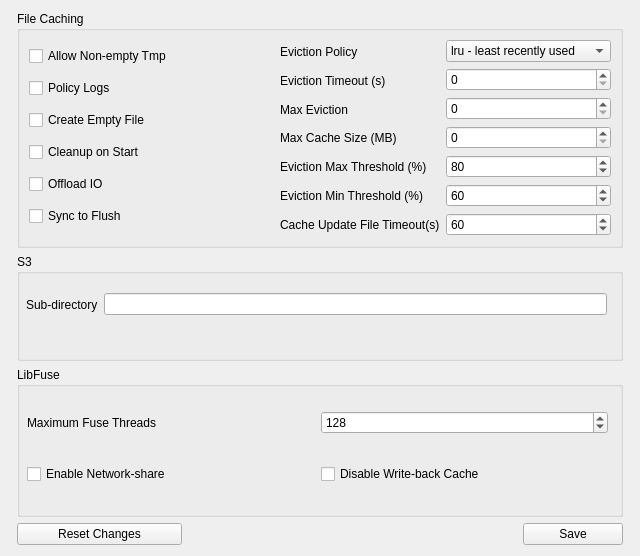
<?xml version="1.0" encoding="UTF-8"?>
<ui version="4.0">
 <class>Form</class>
 <widget class="QWidget" name="Form">
  <property name="geometry">
   <rect>
    <x>0</x>
    <y>0</y>
    <width>640</width>
    <height>556</height>
   </rect>
  </property>
  <property name="windowTitle">
   <string>Form</string>
  </property>
  <layout class="QGridLayout" name="gridLayout">
   <item row="7" column="0">
    <widget class="QPushButton" name="button_resetDefaultSettings">
     <property name="enabled">
      <bool>true</bool>
     </property>
     <property name="maximumSize">
      <size>
       <width>165</width>
       <height>16777215</height>
      </size>
     </property>
     <property name="toolTip">
      <string>&lt;html&gt;&lt;head/&gt;&lt;body&gt;&lt;p&gt;Reset to previous settings - does not take effect until changes are saved&lt;/p&gt;&lt;/body&gt;&lt;/html&gt;</string>
     </property>
     <property name="layoutDirection">
      <enum>Qt::LeftToRight</enum>
     </property>
     <property name="text">
      <string>Reset Changes</string>
     </property>
     <property name="default">
      <bool>false</bool>
     </property>
    </widget>
   </item>
   <item row="7" column="1">
    <widget class="QPushButton" name="button_okay">
     <property name="maximumSize">
      <size>
       <width>100</width>
       <height>16777215</height>
      </size>
     </property>
     <property name="layoutDirection">
      <enum>Qt::RightToLeft</enum>
     </property>
     <property name="text">
      <string>Save</string>
     </property>
    </widget>
   </item>
   <item row="2" column="0" colspan="2">
    <widget class="QGroupBox" name="groupBox">
     <property name="minimumSize">
      <size>
       <width>275</width>
       <height>80</height>
      </size>
     </property>
     <property name="title">
      <string>S3</string>
     </property>
     <property name="flat">
      <bool>false</bool>
     </property>
     <widget class="QWidget" name="horizontalLayoutWidget">
      <property name="geometry">
       <rect>
        <x>9</x>
        <y>30</y>
        <width>581</width>
        <height>41</height>
       </rect>
      </property>
      <layout class="QHBoxLayout" name="horizontalLayout">
       <item>
        <widget class="QLabel" name="label">
         <property name="toolTip">
          <string>&lt;html&gt;&lt;head/&gt;&lt;body&gt;&lt;p&gt;The name of the subdirectory to be mounted instead of the whole bucket&lt;/p&gt;&lt;/body&gt;&lt;/html&gt;</string>
         </property>
         <property name="text">
          <string>Sub-directory</string>
         </property>
        </widget>
       </item>
       <item>
        <widget class="QLineEdit" name="lineEdit_subdirectory"/>
       </item>
      </layout>
     </widget>
    </widget>
   </item>
   <item row="1" column="0" colspan="2">
    <widget class="QGroupBox" name="groupbox_fileCache">
     <property name="enabled">
      <bool>true</bool>
     </property>
     <property name="sizePolicy">
      <sizepolicy hsizetype="Preferred" vsizetype="Preferred">
       <horstretch>0</horstretch>
       <verstretch>0</verstretch>
      </sizepolicy>
     </property>
     <property name="font">
      <font>
       <kerning>true</kerning>
      </font>
     </property>
     <property name="acceptDrops">
      <bool>false</bool>
     </property>
     <property name="autoFillBackground">
      <bool>false</bool>
     </property>
     <property name="title">
      <string>File Caching</string>
     </property>
     <layout class="QGridLayout" name="gridLayout_2">
      <item row="0" column="0">
       <layout class="QVBoxLayout" name="verticalLayout_9">
        <item>
         <widget class="QCheckBox" name="checkBox_fileCache_allowNonEmptyTmp">
          <property name="toolTip">
           <string>&lt;html&gt;&lt;head/&gt;&lt;body&gt;&lt;p&gt;Allow a non-empty temp directory at startup&lt;/p&gt;&lt;/body&gt;&lt;/html&gt;</string>
          </property>
          <property name="text">
           <string>Allow Non-empty Tmp</string>
          </property>
         </widget>
        </item>
        <item>
         <widget class="QCheckBox" name="checkBox_fileCache_policyLogs">
          <property name="toolTip">
           <string>&lt;html&gt;&lt;head/&gt;&lt;body&gt;&lt;p&gt;Generate eviction policy logs showing which files will expire soon&lt;/p&gt;&lt;/body&gt;&lt;/html&gt;</string>
          </property>
          <property name="text">
           <string>Policy Logs</string>
          </property>
         </widget>
        </item>
        <item>
         <widget class="QCheckBox" name="checkBox_fileCache_createEmptyFile">
          <property name="toolTip">
           <string>&lt;html&gt;&lt;head/&gt;&lt;body&gt;&lt;p&gt;Create an empty file on the container when create call is received from the kernel&lt;/p&gt;&lt;/body&gt;&lt;/html&gt;</string>
          </property>
          <property name="text">
           <string>Create Empty File</string>
          </property>
         </widget>
        </item>
        <item>
         <widget class="QCheckBox" name="checkBox_fileCache_cleanupStart">
          <property name="toolTip">
           <string>&lt;html&gt;&lt;head/&gt;&lt;body&gt;&lt;p&gt;Clean the temp directory on startup if it is not empty already&lt;/p&gt;&lt;/body&gt;&lt;/html&gt;</string>
          </property>
          <property name="text">
           <string>Cleanup on Start</string>
          </property>
         </widget>
        </item>
        <item>
         <widget class="QCheckBox" name="checkBox_fileCache_offloadIO">
          <property name="toolTip">
           <string>&lt;html&gt;&lt;head/&gt;&lt;body&gt;&lt;p&gt;By default, the libfuse component will service reads/writes to files for better performance. Check the box to make the file-cache component service read/write calls as well.&lt;/p&gt;&lt;/body&gt;&lt;/html&gt;</string>
          </property>
          <property name="text">
           <string>Offload IO</string>
          </property>
         </widget>
        </item>
        <item>
         <widget class="QCheckBox" name="checkBox_fileCache_syncToFlush">
          <property name="toolTip">
           <string>&lt;html&gt;&lt;head/&gt;&lt;body&gt;&lt;p&gt;Sync call to a file will force upload of the contents to the storage account&lt;/p&gt;&lt;/body&gt;&lt;/html&gt;</string>
          </property>
          <property name="text">
           <string>Sync to Flush</string>
          </property>
         </widget>
        </item>
       </layout>
      </item>
      <item row="0" column="1">
       <layout class="QHBoxLayout" name="horizontalLayout_7">
        <item>
         <layout class="QVBoxLayout" name="verticalLayout_8">
          <item>
           <widget class="QLabel" name="label_14">
            <property name="toolTip">
             <string>&lt;html&gt;&lt;head/&gt;&lt;body&gt;&lt;p&gt;Eviction policy to be engaged for cache eviction:&lt;/p&gt;&lt;p&gt;LRU = Clear the &lt;span style=&quot; text-decoration: underline;&quot;&gt;L&lt;/span&gt;east &lt;span style=&quot; text-decoration: underline;&quot;&gt;R&lt;/span&gt;ecently &lt;span style=&quot; text-decoration: underline;&quot;&gt;U&lt;/span&gt;sed file next&lt;/p&gt;&lt;p&gt;LFU = Cear the &lt;span style=&quot; text-decoration: underline;&quot;&gt;L&lt;/span&gt;east &lt;span style=&quot; text-decoration: underline;&quot;&gt;F&lt;/span&gt;requently &lt;span style=&quot; text-decoration: underline;&quot;&gt;U&lt;/span&gt;sed file next&lt;/p&gt;&lt;/body&gt;&lt;/html&gt;</string>
            </property>
            <property name="text">
             <string>Eviction Policy</string>
            </property>
           </widget>
          </item>
          <item>
           <widget class="QLabel" name="label_15">
            <property name="toolTip">
             <string>&lt;html&gt;&lt;head/&gt;&lt;body&gt;&lt;p&gt;The amount of time (seconds) set to for eviction in the cache &lt;/p&gt;&lt;/body&gt;&lt;/html&gt;</string>
            </property>
            <property name="text">
             <string>Eviction Timeout (s)</string>
            </property>
           </widget>
          </item>
          <item>
           <widget class="QLabel" name="label_16">
            <property name="toolTip">
             <string>&lt;html&gt;&lt;head/&gt;&lt;body&gt;&lt;p&gt;The number of files that can be evicted at once - default 5,000&lt;/p&gt;&lt;/body&gt;&lt;/html&gt;</string>
            </property>
            <property name="text">
             <string>Max Eviction</string>
            </property>
           </widget>
          </item>
          <item>
           <widget class="QLabel" name="label_17">
            <property name="toolTip">
             <string>&lt;html&gt;&lt;head/&gt;&lt;body&gt;&lt;p&gt;The maximum cache size allowed in MB - set to zero for unlimited&lt;/p&gt;&lt;/body&gt;&lt;/html&gt;</string>
            </property>
            <property name="text">
             <string>Max Cache Size (MB)</string>
            </property>
           </widget>
          </item>
          <item>
           <widget class="QLabel" name="label_18">
            <property name="toolTip">
             <string>&lt;html&gt;&lt;head/&gt;&lt;body&gt;&lt;p&gt;The percentage of disk space consumed when the eviction is triggers. This parameter overrides the eviction timeout parameter and cached files will be removed even if they have not expired. &lt;/p&gt;&lt;/body&gt;&lt;/html&gt;</string>
            </property>
            <property name="text">
             <string>Eviction Max Threshold (%)</string>
            </property>
           </widget>
          </item>
          <item>
           <widget class="QLabel" name="label_19">
            <property name="toolTip">
             <string>&lt;html&gt;&lt;head/&gt;&lt;body&gt;&lt;p&gt;The percentage of disk space consumed which triggers the eviction to STOP evicting files when previously triggered by the high-threshold setting.&lt;/p&gt;&lt;/body&gt;&lt;/html&gt;</string>
            </property>
            <property name="text">
             <string>Eviction Min Threshold (%)</string>
            </property>
           </widget>
          </item>
          <item>
           <widget class="QLabel" name="label_3">
            <property name="toolTip">
             <string>&lt;html&gt;&lt;head/&gt;&lt;body&gt;&lt;p&gt;The time (in seconds) between checks to see if a file in the local cache is up to date with the container's latest copy. &lt;/p&gt;&lt;/body&gt;&lt;/html&gt;</string>
            </property>
            <property name="text">
             <string>Cache Update File Timeout(s)</string>
            </property>
           </widget>
          </item>
         </layout>
        </item>
        <item>
         <layout class="QVBoxLayout" name="verticalLayout_7">
          <item>
           <widget class="QComboBox" name="dropDown_fileCache_evictionPolicy">
            <item>
             <property name="text">
              <string>lru - least recently used</string>
             </property>
            </item>
            <item>
             <property name="text">
              <string>lfu - least frequently used</string>
             </property>
            </item>
           </widget>
          </item>
          <item>
           <widget class="QSpinBox" name="spinBox_fileCache_evictionTimeout">
            <property name="maximum">
             <number>1000000</number>
            </property>
            <property name="singleStep">
             <number>10</number>
            </property>
           </widget>
          </item>
          <item>
           <widget class="QSpinBox" name="spinBox_fileCache_maxEviction">
            <property name="maximum">
             <number>1000000</number>
            </property>
            <property name="singleStep">
             <number>20</number>
            </property>
            <property name="value">
             <number>0</number>
            </property>
           </widget>
          </item>
          <item>
           <widget class="QSpinBox" name="spinBox_fileCache_maxCacheSize">
            <property name="maximum">
             <number>1000000</number>
            </property>
            <property name="singleStep">
             <number>100</number>
            </property>
           </widget>
          </item>
          <item>
           <widget class="QSpinBox" name="spinBox_fileCache_evictMaxThresh">
            <property name="maximum">
             <number>3000</number>
            </property>
            <property name="singleStep">
             <number>5</number>
            </property>
            <property name="value">
             <number>80</number>
            </property>
           </widget>
          </item>
          <item>
           <widget class="QSpinBox" name="spinBox_fileCache_evictMinThresh">
            <property name="maximum">
             <number>3000</number>
            </property>
            <property name="singleStep">
             <number>5</number>
            </property>
            <property name="value">
             <number>60</number>
            </property>
           </widget>
          </item>
          <item>
           <widget class="QSpinBox" name="spinBox_fileCache_refreshSec">
            <property name="maximum">
             <number>4000</number>
            </property>
            <property name="singleStep">
             <number>20</number>
            </property>
            <property name="value">
             <number>60</number>
            </property>
           </widget>
          </item>
         </layout>
        </item>
       </layout>
      </item>
     </layout>
    </widget>
   </item>
   <item row="3" column="0" colspan="2">
    <widget class="QGroupBox" name="groupBox_2">
     <property name="minimumSize">
      <size>
       <width>600</width>
       <height>150</height>
      </size>
     </property>
     <property name="title">
      <string>LibFuse</string>
     </property>
     <widget class="QWidget" name="verticalLayoutWidget">
      <property name="geometry">
       <rect>
        <x>10</x>
        <y>20</y>
        <width>581</width>
        <height>121</height>
       </rect>
      </property>
      <layout class="QVBoxLayout" name="verticalLayout">
       <item>
        <layout class="QHBoxLayout" name="horizontalLayout_2">
         <item>
          <widget class="QLabel" name="label_2">
           <property name="toolTip">
            <string>&lt;html&gt;&lt;head/&gt;&lt;body&gt;&lt;p&gt;The number of threads allowed at the libfuse layer for highly parallel operations&lt;/p&gt;&lt;/body&gt;&lt;/html&gt;</string>
           </property>
           <property name="text">
            <string>Maximum Fuse Threads</string>
           </property>
          </widget>
         </item>
         <item>
          <widget class="QSpinBox" name="spinBox_libfuse_maxFuseThreads">
           <property name="maximum">
            <number>3000</number>
           </property>
           <property name="singleStep">
            <number>20</number>
           </property>
           <property name="value">
            <number>128</number>
           </property>
          </widget>
         </item>
        </layout>
       </item>
       <item>
        <layout class="QHBoxLayout" name="horizontalLayout_3">
         <item>
          <widget class="QCheckBox" name="checkBox_libfuse_networkshare">
           <property name="toolTip">
            <string>&lt;html&gt;&lt;head/&gt;&lt;body&gt;&lt;p&gt;Runs as a network share - may improve performance when latency to cloud is high. &lt;/p&gt;&lt;p&gt;&lt;span style=&quot; font-weight:600;&quot;&gt;ONLY supported on Windows.&lt;/span&gt;&lt;/p&gt;&lt;/body&gt;&lt;/html&gt;</string>
           </property>
           <property name="text">
            <string>Enable Network-share</string>
           </property>
          </widget>
         </item>
         <item>
          <widget class="QCheckBox" name="checkBox_libfuse_disableWriteback">
           <property name="toolTip">
            <string>&lt;html&gt;&lt;head/&gt;&lt;body&gt;&lt;p&gt;Dis-allow libfuse to buffer write requests if one must stricty open files in write only or append mode. Alternatively, just set ignore open flags in general settings&lt;/p&gt;&lt;/body&gt;&lt;/html&gt;</string>
           </property>
           <property name="text">
            <string>Disable Write-back Cache</string>
           </property>
          </widget>
         </item>
        </layout>
       </item>
      </layout>
     </widget>
    </widget>
   </item>
  </layout>
 </widget>
 <resources/>
 <connections/>
</ui>
